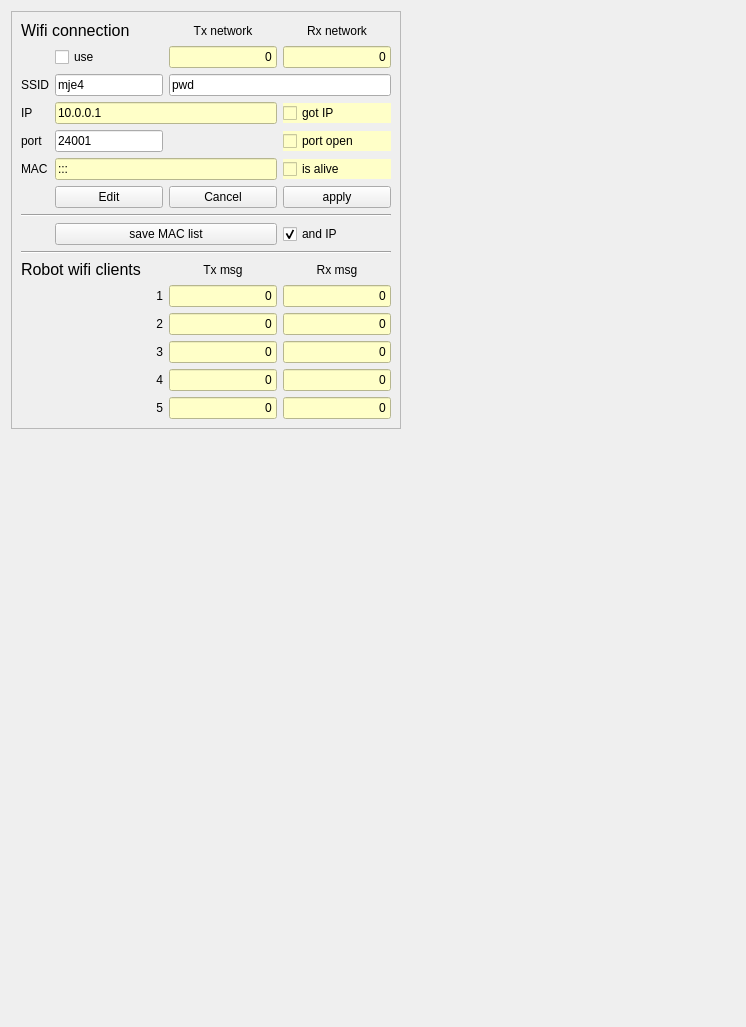
       <widget class="QWidget" name="tab_14">
        <attribute name="title">
         <string>Wifi</string>
        </attribute>
        <layout class="QGridLayout" name="gridLayout_57">
         <item row="0" column="1">
          <spacer name="horizontalSpacer_9">
           <property name="orientation">
            <enum>Qt::Horizontal</enum>
           </property>
           <property name="sizeHint" stdset="0">
            <size>
             <width>334</width>
             <height>20</height>
            </size>
           </property>
          </spacer>
         </item>
         <item row="1" column="0">
          <spacer name="verticalSpacer_7">
           <property name="orientation">
            <enum>Qt::Vertical</enum>
           </property>
           <property name="sizeHint" stdset="0">
            <size>
             <width>20</width>
             <height>587</height>
            </size>
           </property>
          </spacer>
         </item>
         <item row="0" column="0">
          <widget class="QFrame" name="frame_43">
           <property name="styleSheet">
            <string notr="true"/>
           </property>
           <property name="frameShape">
            <enum>QFrame::StyledPanel</enum>
           </property>
           <property name="frameShadow">
            <enum>QFrame::Raised</enum>
           </property>
           <layout class="QGridLayout" name="gridLayout_56">
            <item row="13" column="1">
             <widget class="QLabel" name="label_296">
              <property name="text">
               <string>1</string>
              </property>
              <property name="alignment">
               <set>Qt::AlignRight|Qt::AlignTrailing|Qt::AlignVCenter</set>
              </property>
             </widget>
            </item>
            <item row="12" column="0" colspan="2">
             <widget class="QLabel" name="label_37">
              <property name="font">
               <font>
                <pointsize>12</pointsize>
               </font>
              </property>
              <property name="text">
               <string>Robot wifi clients</string>
              </property>
             </widget>
            </item>
            <item row="14" column="2">
             <widget class="QLineEdit" name="wifi_client_2">
              <property name="styleSheet">
               <string notr="true">background-color: rgb(255, 255, 200);</string>
              </property>
              <property name="text">
               <string>0</string>
              </property>
              <property name="alignment">
               <set>Qt::AlignRight|Qt::AlignTrailing|Qt::AlignVCenter</set>
              </property>
              <property name="readOnly">
               <bool>true</bool>
              </property>
             </widget>
            </item>
            <item row="7" column="3">
             <widget class="QPushButton" name="wifi_apply">
              <property name="text">
               <string>apply</string>
              </property>
             </widget>
            </item>
            <item row="6" column="1" colspan="2">
             <widget class="QLineEdit" name="wifi_mac">
              <property name="styleSheet">
               <string notr="true">background-color: rgb(255, 255, 200);</string>
              </property>
              <property name="text">
               <string>:::</string>
              </property>
              <property name="readOnly">
               <bool>true</bool>
              </property>
             </widget>
            </item>
            <item row="15" column="2">
             <widget class="QLineEdit" name="wifi_client_3">
              <property name="styleSheet">
               <string notr="true">background-color: rgb(255, 255, 200);</string>
              </property>
              <property name="text">
               <string>0</string>
              </property>
              <property name="alignment">
               <set>Qt::AlignRight|Qt::AlignTrailing|Qt::AlignVCenter</set>
              </property>
              <property name="readOnly">
               <bool>true</bool>
              </property>
             </widget>
            </item>
            <item row="6" column="3">
             <widget class="QCheckBox" name="wifi_sendAlive">
              <property name="enabled">
               <bool>true</bool>
              </property>
              <property name="toolTip">
               <string>&lt;html&gt;&lt;head/&gt;&lt;body&gt;&lt;p&gt;When using wifi connection, then this will be checked when messages are received from robot.&lt;/p&gt;&lt;/body&gt;&lt;/html&gt;</string>
              </property>
              <property name="styleSheet">
               <string notr="true">background-color: rgb(255, 255, 200);</string>
              </property>
              <property name="text">
               <string>is alive</string>
              </property>
              <property name="checkable">
               <bool>true</bool>
              </property>
             </widget>
            </item>
            <item row="3" column="1" colspan="2">
             <widget class="QLineEdit" name="wifi_ip">
              <property name="toolTip">
               <string>&lt;html&gt;&lt;head/&gt;&lt;body&gt;&lt;p&gt;IP got from access point (read only)&lt;/p&gt;&lt;/body&gt;&lt;/html&gt;</string>
              </property>
              <property name="styleSheet">
               <string notr="true">background-color: rgb(255, 255, 200);</string>
              </property>
              <property name="text">
               <string>10.0.0.1</string>
              </property>
             </widget>
            </item>
            <item row="0" column="0" colspan="2">
             <widget class="QLabel" name="label_26">
              <property name="font">
               <font>
                <pointsize>12</pointsize>
               </font>
              </property>
              <property name="text">
               <string>Wifi connection</string>
              </property>
             </widget>
            </item>
            <item row="2" column="0">
             <widget class="QLabel" name="label_276">
              <property name="text">
               <string>SSID</string>
              </property>
             </widget>
            </item>
            <item row="2" column="1">
             <widget class="QLineEdit" name="wifi_ssid">
              <property name="toolTip">
               <string>&lt;html&gt;&lt;head/&gt;&lt;body&gt;&lt;p&gt;wifi acces point to connect to (press &amp;quot;edit&amp;quot; before editing)&lt;/p&gt;&lt;p&gt;At DTU this should be &amp;quot;device&amp;quot;&lt;/p&gt;&lt;/body&gt;&lt;/html&gt;</string>
              </property>
              <property name="text">
               <string>mje4</string>
              </property>
             </widget>
            </item>
            <item row="3" column="0">
             <widget class="QLabel" name="label_289">
              <property name="text">
               <string>IP</string>
              </property>
             </widget>
            </item>
            <item row="2" column="2" colspan="2">
             <widget class="QLineEdit" name="wifi_pw">
              <property name="toolTip">
               <string>&lt;html&gt;&lt;head/&gt;&lt;body&gt;&lt;p&gt;At DTU the &amp;quot;device&amp;quot; SSID has no password (leave blank)&lt;/p&gt;&lt;p&gt;If the SSIF requires a password, enter it here.&lt;/p&gt;&lt;p&gt;After this, the password is replaced by &amp;quot;****&amp;quot;.&lt;/p&gt;&lt;p&gt;NB! if password is not blank, ten it need to be retyped before pressing &amp;quot;apply&amp;quot;.&lt;/p&gt;&lt;/body&gt;&lt;/html&gt;</string>
              </property>
              <property name="text">
               <string>pwd</string>
              </property>
             </widget>
            </item>
            <item row="3" column="3">
             <widget class="QCheckBox" name="wifi_got_ip">
              <property name="toolTip">
               <string>&lt;html&gt;&lt;head/&gt;&lt;body&gt;&lt;p&gt;Got IP from wifi access point (read only)&lt;/p&gt;&lt;/body&gt;&lt;/html&gt;</string>
              </property>
              <property name="styleSheet">
               <string notr="true">background-color: rgb(255, 255, 200);</string>
              </property>
              <property name="text">
               <string>got IP</string>
              </property>
             </widget>
            </item>
            <item row="4" column="3">
             <widget class="QCheckBox" name="wifi_port_open">
              <property name="enabled">
               <bool>true</bool>
              </property>
              <property name="toolTip">
               <string>&lt;html&gt;&lt;head/&gt;&lt;body&gt;&lt;p&gt;Ready for client connection (read only)&lt;/p&gt;&lt;/body&gt;&lt;/html&gt;</string>
              </property>
              <property name="styleSheet">
               <string notr="true">background-color: rgb(255, 255, 200);</string>
              </property>
              <property name="text">
               <string>port open</string>
              </property>
              <property name="checkable">
               <bool>true</bool>
              </property>
             </widget>
            </item>
            <item row="10" column="0" colspan="4">
             <widget class="Line" name="line_6">
              <property name="orientation">
               <enum>Qt::Horizontal</enum>
              </property>
             </widget>
            </item>
            <item row="9" column="3">
             <widget class="QCheckBox" name="wifi_and_save_IP">
              <property name="enabled">
               <bool>true</bool>
              </property>
              <property name="toolTip">
               <string>&lt;html&gt;&lt;head/&gt;&lt;body&gt;&lt;p&gt;save also IP to regbot_mac.txt file&lt;br/&gt;(probably not relevant) &lt;/p&gt;&lt;/body&gt;&lt;/html&gt;</string>
              </property>
              <property name="text">
               <string>and IP</string>
              </property>
              <property name="checkable">
               <bool>true</bool>
              </property>
              <property name="checked">
               <bool>true</bool>
              </property>
             </widget>
            </item>
            <item row="7" column="2">
             <widget class="QPushButton" name="wifi_cancel">
              <property name="toolTip">
               <string>&lt;html&gt;&lt;head/&gt;&lt;body&gt;&lt;p&gt;Revert to data from robot&lt;/p&gt;&lt;/body&gt;&lt;/html&gt;</string>
              </property>
              <property name="text">
               <string>Cancel</string>
              </property>
             </widget>
            </item>
            <item row="4" column="1">
             <widget class="QLineEdit" name="wifi_port">
              <property name="toolTip">
               <string>&lt;html&gt;&lt;head/&gt;&lt;body&gt;&lt;p&gt;Port number for client connections&lt;/p&gt;&lt;p&gt;This should normally not be changed (24001 is default value)&lt;/p&gt;&lt;/body&gt;&lt;/html&gt;</string>
              </property>
              <property name="text">
               <string>24001</string>
              </property>
             </widget>
            </item>
            <item row="9" column="1" colspan="2">
             <widget class="QPushButton" name="wifi_save_MAC_list">
              <property name="toolTip">
               <string>&lt;html&gt;&lt;head/&gt;&lt;body&gt;&lt;p&gt;Save a textfile (regbot_mac.txt) with all known MAC ID's&lt;br/&gt;in the form&lt;br/&gt;&amp;quot;robotname number (IP) MAC&amp;quot;&lt;br/&gt;- IP only if selected&lt;/p&gt;&lt;p&gt;like:&lt;br/&gt;Vigga 37 192.168.2.101 5c:cf:7f:07:0e:1c&lt;/p&gt;&lt;p&gt;&lt;br/&gt;&lt;/p&gt;&lt;/body&gt;&lt;/html&gt;</string>
              </property>
              <property name="text">
               <string>save MAC list</string>
              </property>
             </widget>
            </item>
            <item row="4" column="0">
             <widget class="QLabel" name="label_293">
              <property name="text">
               <string>port</string>
              </property>
             </widget>
            </item>
            <item row="6" column="0">
             <widget class="QLabel" name="label_292">
              <property name="text">
               <string>MAC</string>
              </property>
             </widget>
            </item>
            <item row="7" column="1">
             <widget class="QPushButton" name="wifi_edit">
              <property name="toolTip">
               <string>&lt;html&gt;&lt;head/&gt;&lt;body&gt;&lt;p&gt;Enables edit of use, SSID, password and port number.&lt;/p&gt;&lt;/body&gt;&lt;/html&gt;</string>
              </property>
              <property name="text">
               <string>Edit</string>
              </property>
             </widget>
            </item>
            <item row="8" column="0" colspan="4">
             <widget class="Line" name="line_7">
              <property name="orientation">
               <enum>Qt::Horizontal</enum>
              </property>
             </widget>
            </item>
            <item row="12" column="3">
             <widget class="QLabel" name="label_295">
              <property name="text">
               <string>Rx msg</string>
              </property>
              <property name="alignment">
               <set>Qt::AlignCenter</set>
              </property>
             </widget>
            </item>
            <item row="17" column="2">
             <widget class="QLineEdit" name="wifi_client_4">
              <property name="styleSheet">
               <string notr="true">background-color: rgb(255, 255, 200);</string>
              </property>
              <property name="text">
               <string>0</string>
              </property>
              <property name="alignment">
               <set>Qt::AlignRight|Qt::AlignTrailing|Qt::AlignVCenter</set>
              </property>
              <property name="readOnly">
               <bool>true</bool>
              </property>
             </widget>
            </item>
            <item row="17" column="1">
             <widget class="QLabel" name="label_299">
              <property name="text">
               <string>4</string>
              </property>
              <property name="alignment">
               <set>Qt::AlignRight|Qt::AlignTrailing|Qt::AlignVCenter</set>
              </property>
             </widget>
            </item>
            <item row="14" column="3">
             <widget class="QLineEdit" name="wifi_client_2_rx">
              <property name="styleSheet">
               <string notr="true">background-color: rgb(255, 255, 200);</string>
              </property>
              <property name="text">
               <string>0</string>
              </property>
              <property name="alignment">
               <set>Qt::AlignRight|Qt::AlignTrailing|Qt::AlignVCenter</set>
              </property>
              <property name="readOnly">
               <bool>true</bool>
              </property>
             </widget>
            </item>
            <item row="18" column="3">
             <widget class="QLineEdit" name="wifi_client_5_rx">
              <property name="styleSheet">
               <string notr="true">background-color: rgb(255, 255, 200);</string>
              </property>
              <property name="text">
               <string>0</string>
              </property>
              <property name="alignment">
               <set>Qt::AlignRight|Qt::AlignTrailing|Qt::AlignVCenter</set>
              </property>
              <property name="readOnly">
               <bool>true</bool>
              </property>
             </widget>
            </item>
            <item row="17" column="3">
             <widget class="QLineEdit" name="wifi_client_4_rx">
              <property name="styleSheet">
               <string notr="true">background-color: rgb(255, 255, 200);</string>
              </property>
              <property name="text">
               <string>0</string>
              </property>
              <property name="alignment">
               <set>Qt::AlignRight|Qt::AlignTrailing|Qt::AlignVCenter</set>
              </property>
              <property name="readOnly">
               <bool>true</bool>
              </property>
             </widget>
            </item>
            <item row="18" column="1">
             <widget class="QLabel" name="label_300">
              <property name="text">
               <string>5</string>
              </property>
              <property name="alignment">
               <set>Qt::AlignRight|Qt::AlignTrailing|Qt::AlignVCenter</set>
              </property>
             </widget>
            </item>
            <item row="13" column="2">
             <widget class="QLineEdit" name="wifi_client_1">
              <property name="autoFillBackground">
               <bool>false</bool>
              </property>
              <property name="styleSheet">
               <string notr="true">background-color: rgb(255, 255, 200);</string>
              </property>
              <property name="text">
               <string>0</string>
              </property>
              <property name="alignment">
               <set>Qt::AlignRight|Qt::AlignTrailing|Qt::AlignVCenter</set>
              </property>
              <property name="readOnly">
               <bool>true</bool>
              </property>
             </widget>
            </item>
            <item row="15" column="1">
             <widget class="QLabel" name="label_298">
              <property name="styleSheet">
               <string notr="true"/>
              </property>
              <property name="text">
               <string>3</string>
              </property>
              <property name="alignment">
               <set>Qt::AlignRight|Qt::AlignTrailing|Qt::AlignVCenter</set>
              </property>
             </widget>
            </item>
            <item row="12" column="2">
             <widget class="QLabel" name="label_304">
              <property name="text">
               <string>Tx msg</string>
              </property>
              <property name="alignment">
               <set>Qt::AlignCenter</set>
              </property>
             </widget>
            </item>
            <item row="13" column="3">
             <widget class="QLineEdit" name="wifi_client_1_rx">
              <property name="autoFillBackground">
               <bool>false</bool>
              </property>
              <property name="styleSheet">
               <string notr="true">background-color: rgb(255, 255, 200);</string>
              </property>
              <property name="text">
               <string>0</string>
              </property>
              <property name="alignment">
               <set>Qt::AlignRight|Qt::AlignTrailing|Qt::AlignVCenter</set>
              </property>
              <property name="readOnly">
               <bool>true</bool>
              </property>
             </widget>
            </item>
            <item row="18" column="2">
             <widget class="QLineEdit" name="wifi_client_5">
              <property name="styleSheet">
               <string notr="true">background-color: rgb(255, 255, 200);</string>
              </property>
              <property name="text">
               <string>0</string>
              </property>
              <property name="alignment">
               <set>Qt::AlignRight|Qt::AlignTrailing|Qt::AlignVCenter</set>
              </property>
              <property name="readOnly">
               <bool>true</bool>
              </property>
             </widget>
            </item>
            <item row="15" column="3">
             <widget class="QLineEdit" name="wifi_client_3_rx">
              <property name="styleSheet">
               <string notr="true">background-color: rgb(255, 255, 200);</string>
              </property>
              <property name="text">
               <string>0</string>
              </property>
              <property name="alignment">
               <set>Qt::AlignRight|Qt::AlignTrailing|Qt::AlignVCenter</set>
              </property>
              <property name="readOnly">
               <bool>true</bool>
              </property>
             </widget>
            </item>
            <item row="14" column="1">
             <widget class="QLabel" name="label_297">
              <property name="text">
               <string>2</string>
              </property>
              <property name="alignment">
               <set>Qt::AlignRight|Qt::AlignTrailing|Qt::AlignVCenter</set>
              </property>
             </widget>
            </item>
            <item row="1" column="1">
             <widget class="QCheckBox" name="wifi_use">
              <property name="toolTip">
               <string>&lt;html&gt;&lt;head/&gt;&lt;body&gt;&lt;p&gt;When disabled, wifi (8266 module on regbot) enters sleep mode.&lt;/p&gt;&lt;p&gt;To enter sleep mode:&lt;br/&gt;click &amp;quot;edit&amp;quot;&lt;br/&gt;un-check this &amp;quot;use&amp;quot;&lt;br/&gt;click &amp;quot;apply&amp;quot;&lt;/p&gt;&lt;p&gt;To exit from sleep mode:&lt;br/&gt;click &amp;quot;edit&amp;quot;&lt;br/&gt;check this &amp;quot;use&amp;quot;&lt;br/&gt;optionally change SSID and password&lt;br/&gt;click &amp;quot;apply&amp;quot;&lt;br/&gt;reboot&lt;/p&gt;&lt;/body&gt;&lt;/html&gt;</string>
              </property>
              <property name="text">
               <string>use</string>
              </property>
             </widget>
            </item>
            <item row="1" column="2">
             <widget class="QLineEdit" name="wifi_connection_tx">
              <property name="toolTip">
               <string>&lt;html&gt;&lt;head/&gt;&lt;body&gt;&lt;p&gt;This is message count by this client, when 'Network' connection is open.&lt;/p&gt;&lt;/body&gt;&lt;/html&gt;</string>
              </property>
              <property name="autoFillBackground">
               <bool>false</bool>
              </property>
              <property name="styleSheet">
               <string notr="true">background-color: rgb(255, 255, 200);</string>
              </property>
              <property name="text">
               <string>0</string>
              </property>
              <property name="alignment">
               <set>Qt::AlignRight|Qt::AlignTrailing|Qt::AlignVCenter</set>
              </property>
              <property name="readOnly">
               <bool>true</bool>
              </property>
             </widget>
            </item>
            <item row="1" column="3">
             <widget class="QLineEdit" name="wifi_connection_rx">
              <property name="toolTip">
               <string>&lt;html&gt;&lt;head/&gt;&lt;body&gt;&lt;p&gt;This is message count by this client, when 'Network' connection is open.&lt;/p&gt;&lt;/body&gt;&lt;/html&gt;</string>
              </property>
              <property name="autoFillBackground">
               <bool>false</bool>
              </property>
              <property name="styleSheet">
               <string notr="true">background-color: rgb(255, 255, 200);</string>
              </property>
              <property name="text">
               <string>0</string>
              </property>
              <property name="alignment">
               <set>Qt::AlignRight|Qt::AlignTrailing|Qt::AlignVCenter</set>
              </property>
              <property name="readOnly">
               <bool>true</bool>
              </property>
             </widget>
            </item>
            <item row="0" column="2">
             <widget class="QLabel" name="label_305">
              <property name="text">
               <string>Tx network</string>
              </property>
              <property name="alignment">
               <set>Qt::AlignCenter</set>
              </property>
             </widget>
            </item>
            <item row="0" column="3">
             <widget class="QLabel" name="label_301">
              <property name="text">
               <string>Rx network</string>
              </property>
              <property name="alignment">
               <set>Qt::AlignCenter</set>
              </property>
             </widget>
            </item>
           </layout>
          </widget>
         </item>
        </layout>
       </widget>
